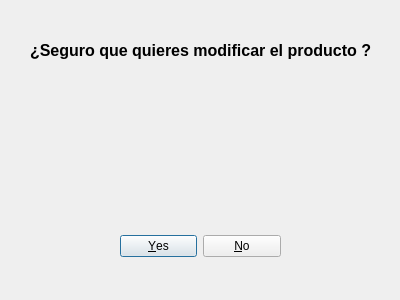
<?xml version="1.0" encoding="UTF-8"?>
<ui version="4.0">
 <class>avisoModificarProd</class>
 <widget class="QDialog" name="avisoModificarProd">
  <property name="geometry">
   <rect>
    <x>0</x>
    <y>0</y>
    <width>400</width>
    <height>300</height>
   </rect>
  </property>
  <property name="windowTitle">
   <string>Dialog</string>
  </property>
  <widget class="QDialogButtonBox" name="btnConfirmModificar">
   <property name="geometry">
    <rect>
     <x>120</x>
     <y>230</y>
     <width>161</width>
     <height>32</height>
    </rect>
   </property>
   <property name="orientation">
    <enum>Qt::Horizontal</enum>
   </property>
   <property name="standardButtons">
    <set>QDialogButtonBox::No|QDialogButtonBox::Yes</set>
   </property>
  </widget>
  <widget class="QLabel" name="label">
   <property name="geometry">
    <rect>
     <x>30</x>
     <y>20</y>
     <width>341</width>
     <height>61</height>
    </rect>
   </property>
   <property name="text">
    <string>&lt;html&gt;&lt;head/&gt;&lt;body&gt;&lt;p&gt;&lt;span style=&quot; font-size:12pt; font-weight:600;&quot;&gt;¿Seguro que quieres modificar el producto ?&lt;/span&gt;&lt;/p&gt;&lt;/body&gt;&lt;/html&gt;</string>
   </property>
  </widget>
  <widget class="QLabel" name="label_2">
   <property name="geometry">
    <rect>
     <x>170</x>
     <y>90</y>
     <width>61</width>
     <height>61</height>
    </rect>
   </property>
   <property name="text">
    <string>&lt;html&gt;&lt;head/&gt;&lt;body&gt;&lt;p&gt;&lt;img src=&quot;:/avisomod/avisos1.jpg&quot;/&gt;&lt;/p&gt;&lt;/body&gt;&lt;/html&gt;</string>
   </property>
  </widget>
 </widget>
 <resources>
  <include location="img/avisomod.qrc"/>
 </resources>
 <connections>
  <connection>
   <sender>btnConfirmModificar</sender>
   <signal>accepted()</signal>
   <receiver>avisoModificarProd</receiver>
   <slot>accept()</slot>
   <hints>
    <hint type="sourcelabel">
     <x>248</x>
     <y>254</y>
    </hint>
    <hint type="destinationlabel">
     <x>157</x>
     <y>274</y>
    </hint>
   </hints>
  </connection>
  <connection>
   <sender>btnConfirmModificar</sender>
   <signal>rejected()</signal>
   <receiver>avisoModificarProd</receiver>
   <slot>reject()</slot>
   <hints>
    <hint type="sourcelabel">
     <x>316</x>
     <y>260</y>
    </hint>
    <hint type="destinationlabel">
     <x>286</x>
     <y>274</y>
    </hint>
   </hints>
  </connection>
 </connections>
</ui>
